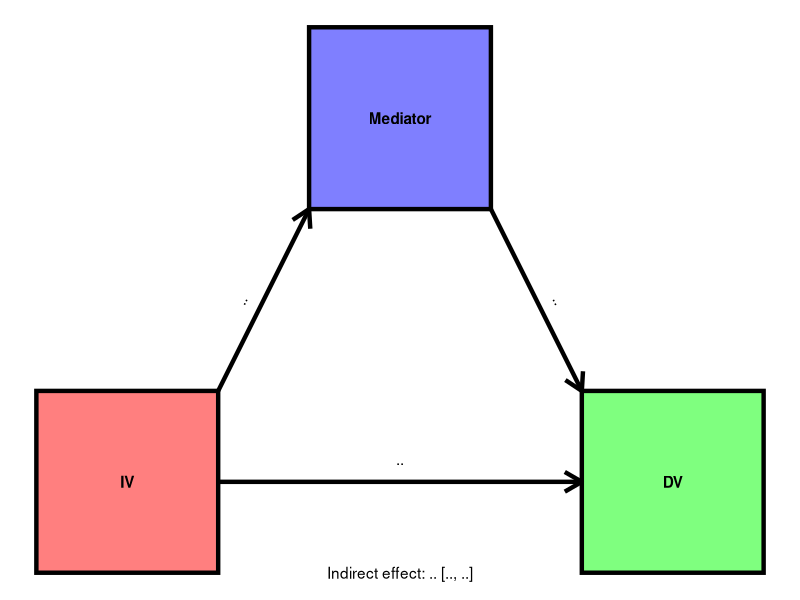

This figure's R source:
library(ggplot2)

plot<-ggplot() +
  theme_void() +
  geom_rect(aes(xmin = 1, xmax = 3, ymin = 1, ymax = 3), colour = "black",
            fill = "red", alpha = .5, linewidth = 1.5) +
  geom_rect(aes(xmin = 4, xmax = 6, ymin = 5, ymax = 7), colour = "black",
            fill = "blue", alpha = .5, linewidth = 1.5) +
  geom_rect(aes(xmin = 7, xmax = 9, ymin = 1, ymax = 3), colour = "black",
            fill = "green", alpha = .5, linewidth = 1.5) +
  geom_segment(aes(x = 3, y = 3, xend = 4, yend = 5), linewidth = 1.5,
               arrow = arrow(length = unit(.5,"cm"))) +
  geom_segment(aes(x = 6, y = 5, xend = 7, yend = 3), linewidth = 1.5,
               arrow = arrow(length = unit(.5,"cm"))) +
  geom_segment(aes(x = 3, y = 2, xend = 7, yend = 2), linewidth = 1.5,
               arrow = arrow(length = unit(.5,"cm"))) +
  geom_text(aes(x = 2, y = 2 , label = "IV"), 
            colour = "black", fontface = "bold") +
  geom_text(aes(x = 8, y = 2 , label = "DV"), colour = "black",
            fontface = "bold") +
  geom_text(aes(x = 5, y = 6 , label = "Mediator"), colour = "black",
            fontface = "bold") +
  geom_text(aes(x = 5, y = 2.25 , label = "..")) +
  geom_text(aes(x = 3.25, y = 4 , label = ".."), angle = atan2(2,1) * (180 / pi)) +
  geom_text(aes(x = 6.75, y = 4 , label = ".."), angle = 360 - atan2(2,1) * (180 / pi)) +
  geom_text(aes(x = 5, y = 1 , label = "Indirect effect: .. [.., ..]"))
                 
  
